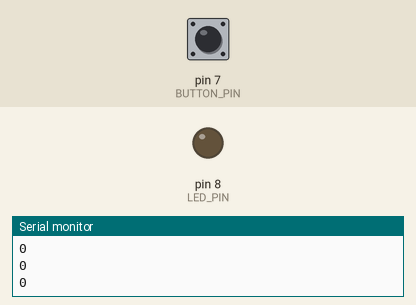
Simulated run of this sketch. Board: Arduino Uno, built with avr-gcc and run on an emulated ATmega328P. Parts: output pins drawn as LEDs (lit = HIGH), the last lines printed to the serial monitor. The test bench sets the inputs (shaded band); at power-on: pin 7 (BUTTON_PIN) LOW.

Above: at 1.2 s.
1.3 s: pin 7 (BUTTON_PIN) pulled HIGH for 0.15 s
At 1.4 s:
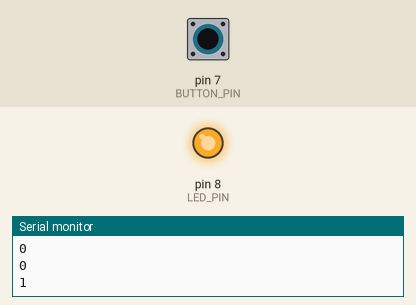
3.0 s: pin 7 (BUTTON_PIN) pulled HIGH for 3.2 s
At 6.5 s:
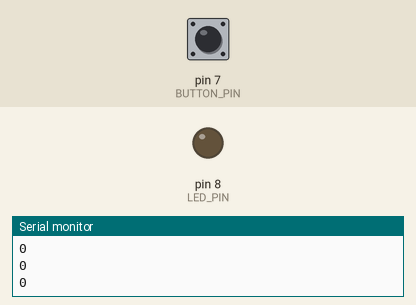
Timing chart, 0 to 8.0 s (numbered marks = the images above; inputs shaded):
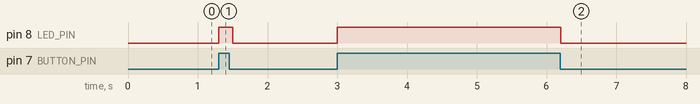

Measured:
- after the input at 1.3 s, pin 8 (LED_PIN): LOW → HIGH at once, → LOW 0.20 s later
- after the input at 3.0 s, pin 8 (LED_PIN): LOW → HIGH at once, → LOW 3.2 s later

The sketch:

Clock_Code.ino
```cpp
#define LED_PIN 8
#define BUTTON_PIN 7

void setup() {
  pinMode(LED_PIN, OUTPUT);
  pinMode(BUTTON_PIN, INPUT);
  Serial.begin(9600); // Initialize serial communication at 9600 baud rate
}

void loop() {
  // Read the state of the button
  int buttonState = digitalRead(BUTTON_PIN);

  // Send button state to p5.js
  Serial.println(buttonState);

  // Check if the button is pressed
  if (buttonState == HIGH) {
    digitalWrite(LED_PIN, HIGH); // Turn on LED
  } else {
    digitalWrite(LED_PIN, LOW);  // Turn off LED
  }

  // Add a delay to avoid sending data too quickly
  delay(100);
}
```
